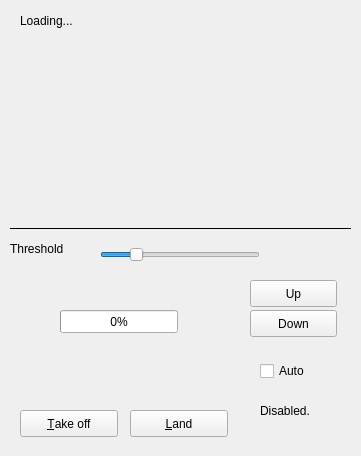
<?xml version="1.0" encoding="UTF-8"?>
<ui version="4.0">
 <class>Form</class>
 <widget class="QWidget" name="Form">
  <property name="geometry">
   <rect>
    <x>0</x>
    <y>0</y>
    <width>361</width>
    <height>456</height>
   </rect>
  </property>
  <property name="windowTitle">
   <string>Form</string>
  </property>
  <widget class="QLabel" name="lbVideo">
   <property name="geometry">
    <rect>
     <x>20</x>
     <y>10</y>
     <width>71</width>
     <height>21</height>
    </rect>
   </property>
   <property name="text">
    <string>Loading...</string>
   </property>
  </widget>
  <widget class="QLabel" name="up_lbl">
   <property name="geometry">
    <rect>
     <x>150</x>
     <y>240</y>
     <width>64</width>
     <height>64</height>
    </rect>
   </property>
   <property name="text">
    <string/>
   </property>
   <property name="pixmap">
    <pixmap>img/up_up.png</pixmap>
   </property>
  </widget>
  <widget class="Line" name="line_6">
   <property name="geometry">
    <rect>
     <x>10</x>
     <y>220</y>
     <width>341</width>
     <height>16</height>
    </rect>
   </property>
   <property name="frameShadow">
    <enum>QFrame::Plain</enum>
   </property>
   <property name="orientation">
    <enum>Qt::Horizontal</enum>
   </property>
  </widget>
  <widget class="QPushButton" name="pbLand">
   <property name="geometry">
    <rect>
     <x>130</x>
     <y>410</y>
     <width>98</width>
     <height>27</height>
    </rect>
   </property>
   <property name="text">
    <string>&amp;Land</string>
   </property>
  </widget>
  <widget class="QSlider" name="hsThreshold">
   <property name="geometry">
    <rect>
     <x>100</x>
     <y>240</y>
     <width>160</width>
     <height>29</height>
    </rect>
   </property>
   <property name="value">
    <number>20</number>
   </property>
   <property name="orientation">
    <enum>Qt::Horizontal</enum>
   </property>
  </widget>
  <widget class="QLabel" name="label">
   <property name="geometry">
    <rect>
     <x>10</x>
     <y>240</y>
     <width>71</width>
     <height>17</height>
    </rect>
   </property>
   <property name="text">
    <string>Threshold</string>
   </property>
  </widget>
  <widget class="QPushButton" name="pbTakeoff">
   <property name="geometry">
    <rect>
     <x>20</x>
     <y>410</y>
     <width>98</width>
     <height>27</height>
    </rect>
   </property>
   <property name="text">
    <string>&amp;Take off</string>
   </property>
  </widget>
  <widget class="QPushButton" name="pbUp">
   <property name="geometry">
    <rect>
     <x>250</x>
     <y>280</y>
     <width>87</width>
     <height>27</height>
    </rect>
   </property>
   <property name="text">
    <string>Up</string>
   </property>
  </widget>
  <widget class="QPushButton" name="pbDown">
   <property name="geometry">
    <rect>
     <x>250</x>
     <y>310</y>
     <width>87</width>
     <height>27</height>
    </rect>
   </property>
   <property name="text">
    <string>Down</string>
   </property>
  </widget>
  <widget class="QCheckBox" name="cbAuto">
   <property name="geometry">
    <rect>
     <x>260</x>
     <y>360</y>
     <width>89</width>
     <height>22</height>
    </rect>
   </property>
   <property name="text">
    <string>Auto</string>
   </property>
  </widget>
  <widget class="QLabel" name="lbAuto">
   <property name="geometry">
    <rect>
     <x>260</x>
     <y>390</y>
     <width>81</width>
     <height>41</height>
    </rect>
   </property>
   <property name="text">
    <string>Disabled.</string>
   </property>
  </widget>
  <widget class="QProgressBar" name="pbTest">
   <property name="geometry">
    <rect>
     <x>60</x>
     <y>310</y>
     <width>118</width>
     <height>23</height>
    </rect>
   </property>
   <property name="value">
    <number>0</number>
   </property>
  </widget>
 </widget>
 <resources/>
 <connections/>
</ui>
